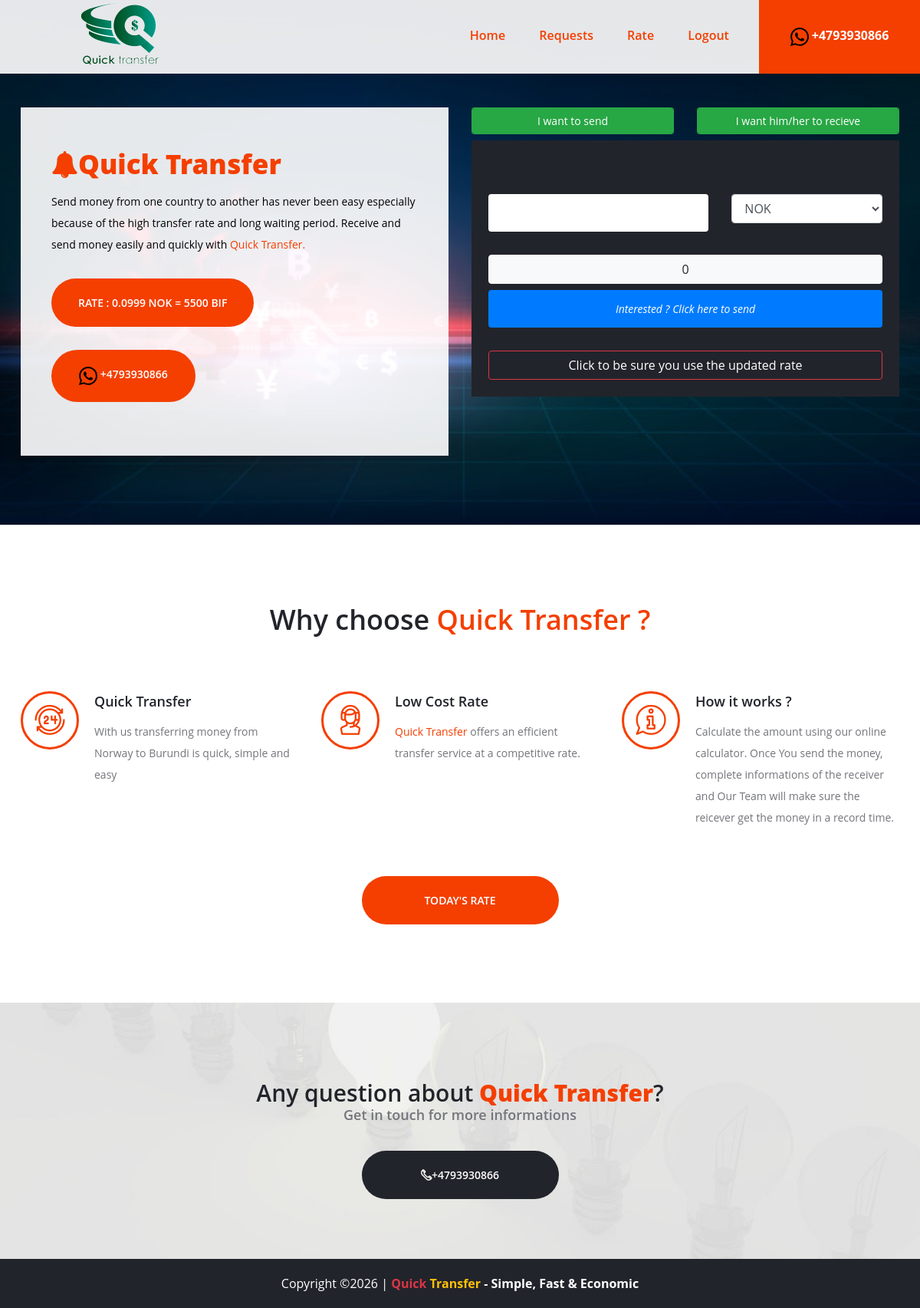
Screenshot of /converter/ (signed in) with the database file from the repository.
### currencyConverter/models.py (models this page shows, shortened)
class Country(models.Model):
	id=models.BigAutoField(primary_key=True)
	name = models.CharField(max_length=20)
	currency = models.CharField(max_length=20)
	usd_value = models.CharField(max_length=20)

### currencyConverter/views.py (the view)
# urls.py: path('', views.index, name='home'),
def index(request):
	global amount_
	template_name='index.html'
	form = ConversionForm(request.POST)
	sender = Country.objects.get(name="Norvege")
	reciever = Country.objects.get(name="Burundi")
	rc_value = reciever.usd_value.split('/')[1]
	if "send" in request.POST:
		amount = float(request.POST.get('inputsend'))
		data = {'country_from': sender.usd_value, 'country_to': reciever.usd_value, 'amount': amount}
		request.session['first_form'] = data
		amount_ = float(request.POST.get('inputsend'))
		return redirect(step1)
	if "recieve" in request.POST:
		amount = float(request.POST.get('inputrecieve'))
		data = {'country_from': reciever.usd_value, 'country_to': sender.usd_value, 'amount': amount}
		request.session['first_form'] = data
		amount_ = float(request.POST.get('inputrecieve'))
		return redirect(step1)
	return render(request, template_name, locals())

### currencyConverter/forms.py
class ConversionForm(forms.Form):
	def __init__(self, *args, **kwargs):
		super(ConversionForm, self).__init__(*args, **kwargs)
		countries = Country.objects.all()
		countries = [(i.usd_value, i.name +' ('+ i.currency + ')') for i in countries]
		self.fields['country_from'] = forms.ChoiceField(
	        widget = forms.Select(attrs = {'class': 'form-control'}),
	        label = 'De la devise', choices = countries)
		self.fields['country_to'] = forms.ChoiceField(
	        widget = forms.Select(attrs = {'class': 'form-control'}),
	        label = 'A la devise', choices = countries)
		self.fields['amount'] = forms.FloatField(widget=forms.NumberInput(
			attrs={'placeholder':'Montant ','class':'form-control'}),
		label='Montant')

### currencyConverter/templates/index.html (shortened to what this page needs)
{% load static %}
<!DOCTYPE html>
<html lang="zxx">
<head>
	<link rel="stylesheet" href=" {% static 'css/bootstrap.min.css' %} "/>
	<link rel="stylesheet" href=" {% static 'css/font-awesome.min.css' %} "/>
	<link rel="stylesheet" href=" {% static 'css/owl.carousel.min.css' %} "/>
	<link rel="stylesheet" href=" {% static 'css/flaticon.css' %} "/>
	<link rel="stylesheet" href=" {% static 'css/slicknav.min.css' %} "/>
	<link rel="stylesheet" href=" {% static 'css/style.css' %} "/>
</head>
<body>
	{% block header %}
	<header class="header-section">
		<a href="/" class="site-logo">
			<img src=" {% static 'img/logo--5.png' %} " alt="">
		</a>
		<nav class="header-nav">
			<ul class="main-menu">
				<li><a href="{% url 'home' %}" class="active">Home</a></li>
				{% if user.is_authenticated and user.is_superuser %}
					<li><a href="{% url 'requests' %}">Requests</a></li>
					<li><a href="{% url 'admin' %}">Rate</a></li>
					<li><a href="{% url 'logout' %}">Logout</a></li>
				{% endif %}
			</ul>
			<div class="header-right">
				<div class="hr-btn hr-btn-2">
					<a href="https://api.whatsapp.com/send?phone=+4793930866" target="_blank" class="text-white">
                      +4793930866</a></div>
			</div>
		</nav>
	</header>
	{% endblock header %}
	{% block content %}
		<section class="hero-section" id="tarrif">
		<div class="container">
			<div class="row">
				{% block aside %}
				<div class="col-lg-6">
					<div class="hs-text">
						<h2><strong><i class="fa fa-bell"></i>Quick Transfer</strong></h2>
						<p>
							Send money from one country to another has never been easy especially
							because of the high transfer rate and long waiting period.
							Receive and send money easily and quickly with <span class="color-primary">Quick Transfer.</span>
						</p>
						<p>
						  <button class="site-btn" type="button" >Rate : {{sender.usd_value}} {{sender.currency}} = {{rc_value}} {{reciever.currency}}</button>
						</p>
						<p>
						<div class="site-btn">
							<a href="https://api.whatsapp.com/send?phone=+4793930866" class="text-white">
		                      +4793930866</a></div>
						</p>
					</div>
				</div>
				{% endblock aside %}
				{% block convert %}
				<div class="col-lg-6">
					<div class="row mb-2">
						    <div class="col">
						      <button type="button" id="wantSendBtn" class=" form-control btn btn-success btn-sm" >I want to send</button>
						    </div>
						    <div class="col">
						      <button type="button" id="wantRecieveBtn" class=" form-control btn btn-success btn-sm">I want him/her to recieve</button>
						    </div>
						</div>
					<form  class="hero-form " method="post" action="." id="wantSendDiv">
						<div class=" mt-5"  >
							<div class="row ">
							    <div class="col col-sm-7">
							      <input type="number" name="inputsend" id="inputSender" class=" form-control" required>
							    </div>
							    <div class="col col-sm-5">
							          <select class="form-control" name="outputsend" id="fromToSender">
								        <option value="{{ sender.usd_value }}|{{ reciever.usd_value }}">{{ sender.currency }}</option>
								      </select>
							    </div>
							</div>
							<div class="row mb-2"  >
								<div class="col" >
									<div id="displaySend" class="btn btn-light btn-block" >0</div>
								</div>
							</div>
						</div>
						<input  type="submit" name="send" value="Interested ? Click here to send" class="btn btn-primary btn-block text-white mt-2">
						<a  type="button" href="{% url "home" %}" class="btn btn-outline-danger text-white mt-2 btn-block">Click to be sure you use the updated rate</a>
					</form>
				</div>
				{% endblock convert %}
			</div>
		</div>
		<div class="hero-slider owl-carousel">
			<div class="hs-item set-bg" data-setbg=" {% static 'img/bg/bg-1.jpg' %} "></div>
		</div>
	</section>
	{% endblock content %}
	{% block why_us %}
	<section class="why-section spad">
		<div class="container">
			<div class="text-center mb-5 pb-4">
				<h2>Why choose <span class="color-primary">Quick Transfer ?</span></h2>
			</div>
			<div class="row">
				<div class="col-md-4">
					<div class="icon-box-item">
						<div class="ib-icon">
							<i class="flaticon-012-24-hours"></i>
						</div>
						<div class="ib-text">
							<h5>Quick Transfer</h5>
							<p>With us transferring money from Norway to Burundi is quick, simple and easy </p>
						</div>
					</div>
				</div>
				<div class="col-md-4">
					<div class="icon-box-item">
						<div class="ib-icon">
							<i class="flaticon-036-customer-service"></i>
						</div>
						<div class="ib-text">
							<h5>Low Cost Rate </h5>
							<p><span class="color-primary">Quick Transfer</span> offers an efficient transfer service at a competitive rate.</p>
						</div>
					</div>
				</div>
				<div class="col-md-4">
					<div class="icon-box-item">
						<div class="ib-icon">
							<i class="flaticon-039-info"></i>
						</div>
						<div class="ib-text">
							<h5>How it works ?</h5>
							<p>Calculate the amount using our online calculator. Once You send the money,  complete informations of the receiver and
							Our Team will make  sure the reicever get the money in a record time.</p>
						</div>
					</div>
				</div>
			</div>
			<div class="text-center pt-3">
				<a href="#tarrif" class="site-btn sb-big">Today's rate</a>
			</div>
		</div>
	</section>
{% endblock why_us %}
{% block find_more %}
	<section class="cta-section set-bg" data-setbg=" {% static 'img/cta-bg.jpg' %} ">
		<div class="container">
			<h3>Any question about <strong class="color-primary">Quick Transfer</strong>?</h3>
			<h5>Get in touch for more informations</h5>
			<a href="#" class="site-btn sb-dark sb-big"><i class="flaticon-029-telephone-1"></i>+4793930866</a>
		</div>
	</section>
{% endblock find_more %}
	<footer class="footer-section">
		<div class="container">
			<div class="text-center">
			<span class="text-white text-center text-footer">
			Copyright &copy;<script>document.write(new Date().getFullYear());</script> | <strong ><span class="text-danger">Quick</span> <span class="text-warning">Transfer</span> - Simple, Fast & Economic</strong>
			</span>
			</div>
		</div>
	</footer>
	</body>
</html>

### currencyConverter/static/css/style.css (style rules this page uses)
html, body { height: 100%; font-family: "Open Sans", sans-serif; -webkit-font-smoothing: antialiased; font-smoothing: antialiased; }
h1, h2, h3, h4, h5, h6 { margin: 0; color: #22242b; font-weight: 600; }
h2 { font-size: 36px; }
h3 { font-size: 30px; }
h5 { font-size: 18px; }
p { font-size: 14px; color: #74757b; line-height: 2; }
img { max-width: 100%; }
ul, ol { padding: 0; margin: 0; }
.set-bg { background-repeat: no-repeat; background-size: cover; background-position: top center; }
.spad { padding-top: 102px; padding-bottom: 102px; }
.text-white h1, .text-white h2, .text-white h3, .text-white h4, .text-white h5, .text-white h6, .text-white p, .text-white span, .text-white li, .text-white a { color: #fff; }
.site-btn { display: inline-block; border: none; font-size: 14px; font-weight: 600; min-width: 188px; padding: 22px 35px; border-radius: 50px; text-transform: uppercase; background: #f43f00; color: #fff; line-height: normal; cursor: pointer; text-align: center; }
.site-btn.sb-dark { background: #22242b; }
.site-btn.sb-big { min-width: 257px; }
.icon-box-item { margin-bottom: 30px; }
.icon-box-item .ib-icon { width: 76px; height: 76px; display: -webkit-box; display: -ms-flexbox; display: flex; -webkit-box-align: center; -ms-flex-align: center; align-items: center; -webkit-box-pack: center; -ms-flex-pack: center; justify-content: center; font-size: 39px; color: #f43f00; border: 3px solid #f43f00; border-radius: 50%; float: left; margin-right: 20px; -webkit-transition: all 0.4s; transition: all 0.4s; }
.icon-box-item .ib-text { overflow: hidden; padding-top: 3px; }
.icon-box-item .ib-text h5 { margin-bottom: 15px; }
.header-section { position: absolute; width: 100%; left: 0; top: 0; padding-left: 53px; background: rgba(255, 255, 255,0.9); z-index: 999; }
.header-nav { text-align: right; }
.site-logo { float: left; display: inline-block; }
.main-menu { display: inline-block; padding-right: 50px; }
.main-menu li { display: inline-block; position: relative; }
.main-menu li a { display: block; font-size: 16px; color: #f43f00; font-weight: 600; padding: 33px 5px; margin-right: 55px; }
.main-menu li a:hover, .main-menu li a.active { color: #f43f00; }
.header-right { display: -webkit-inline-box; display: -ms-inline-flexbox; display: inline-flex; }
.header-right .hr-btn { color: #fff; font-size: 16px; font-weight: 700; background: #313038; padding: 36px 30px 36px 60px; line-height: 1.2; position: relative; }
.header-right .hr-btn.hr-btn-2 { background: #f43f00; padding: 36px 20px; min-width: 236px; text-align: center; }
.hero-section { padding-top: 140px; padding-bottom: 90px; position: relative; }
.hero-section .container { position: relative; z-index: 99; }
.hero-slider { position: absolute; width: 100%; height: 100%; left: 0; top: 0; }
.hero-slider .owl-stage-outer, .hero-slider .owl-stage, .hero-slider .owl-item, .hero-slider .hs-item { height: 100%; }
.hs-text { padding: 40px 40px; background: rgba(255,255,255,0.9); }
.hs-text h2 { font-size: 35px; color: #f43f00; margin:15px 0px; line-height: 1.1; }
.hs-text p { color: black; margin-bottom: 30px; }
.hero-form { background: #22242b; padding: 22px; }
.hero-form input { width: 100%; height: 49px; padding: 5px 26px; margin-bottom: 30px; border: none; font-size: 14px; color: #838383; font-style: italic; }
.cta-section { text-align: center; padding: 100px 0 78px; }
.cta-section h5 { color: #74757b; margin-bottom: 35px; }
.footer-section { padding: 20px; background: #22242b; }
@media (min-width: 1200px) { .container { max-width: 1176px; } }
@media only screen and (min-width: 1200px) and (max-width: 1360px) { .main-menu { padding-right: 0; } }
@media only screen and (min-width: 1200px) and (max-width: 1360px) { .main-menu li a { margin-right: 30px; } }
@media only screen and (min-width: 1200px) and (max-width: 1360px) { .header-right .hr-btn.hr-btn-2 { min-width: 210px; } }
.text-footer { text-align: right; }
.color-primary { color: #f43f00; }

### rows the page displays
Country: usd_value "0.0999", currency "NOK", outputsend "NOK"
Country: currency "BIF"

### other values shown
{{ rc_value }} "5500"
